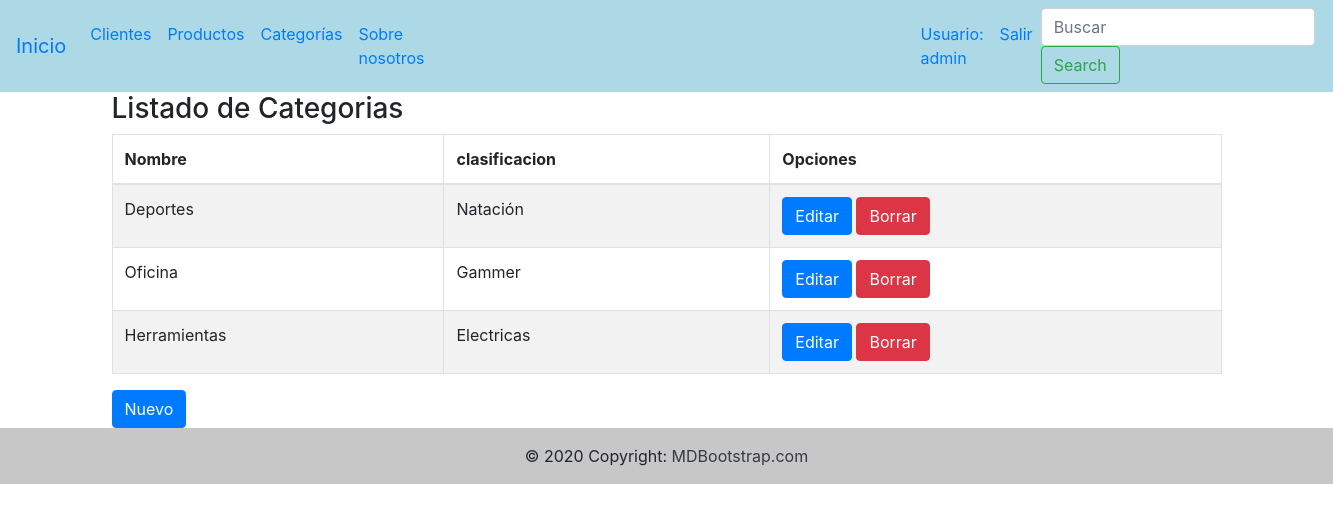
Screenshot of /categoria/categoria/ (signed in) with the database file from the repository.
### categorias/models.py (models this page shows, shortened)
class Categorias(models.Model):
     nombre=models.CharField(max_length=50)
     clasificacion=models.CharField(max_length=50)

### categorias/views.py (the view)
# urls.py: path('categoria/', views.lista_categorias, name="lista_categorias"),
def lista_categorias(request):
    categoria=Categorias.objects.all()
    return render(request, "categoria/categoria.html",{"categoria": categoria})

### templates/categoria/categoria.html (shortened to what this page needs)
{% extends 'base.html' %}
{% block contenido %}
<div class="container">
    <h3>Listado de Categorias</h3>
    <table id="example" class="table table-striped table-bordered" style="width:100%">
        <thead>
            <tr>
                <th>Nombre</th>
                <th>clasificacion</th>
                <th>Opciones</th>
            </tr>
        </thead>
        <tbody>
            {% for categoria in categoria %}
            <tr>
                <td>{{categoria.nombre}}</td>
                <td>{{categoria.clasificacion}}</td>
                <td><a href="/categoria/editar_categoria/{{categoria.id}}" class="btn btn-primary">Editar</a>
                    <a href="/categoria/borrar_categoria/{{categoria.id}}/" class="btn btn-danger">Borrar</a></td>
            </tr>
            {% endfor %}
        </tbody>
    </table>
</div>
<div class="container">
    <a href="/categoria/nueva_categoria/" class="btn btn-primary">Nuevo</a>
</div>
{% endblock %}

### templates/base.html (shortened to what this page needs)
<!DOCTYPE html>
<html lang="en">
<head>
    <link rel="stylesheet" href="https://cdn.jsdelivr.net/npm/bootstrap@4.6.1/dist/css/bootstrap.min.css"
>
</head>
<body>
    <nav class="navbar navbar-expand-lg navbar " style="background: lightblue;">
        <a class="navbar-brand" href="/">Inicio</a>
        <div class="collapse navbar-collapse" id="navbarSupportedContent">
            <ul class="navbar-nav mr-auto">
                <li class="nav-item active">
                    <a class="nav-link" href="/cliente/lista_clientes/">Clientes </a>
                </li>
                <li class="nav-item">
                    <a class="nav-link" href="/producto/lista_productos/">Productos</a>
                </li>
                <li class="nav-item">
                    <a class="nav-link" href="/categoria/categoria/">Categorías</a>
                </li>
                <li class="nav-item" style="margin-right: 30rem">
                    <a class="nav-link" href="/nosotros/">Sobre nosotros</a>
                </li>
                {% if request.user.is_authenticated %}
                <li class="nav-item">
                    <a class="nav-link" href="/usuario/perfil/">Usuario: {{user.username}}</a>
                </li>
                <li class="nav-item active">
                    <a class="nav-link" href="/usuario/salir/">Salir</a>
                </li>
                {% endif %}
            </ul>
            <form class="form-inline my-2 my-lg-0" action = "/cliente/buscar_cliente/" method = "GET">
                <input class="form-control mr-sm-2" type="text" placeholder="Buscar" aria-label="Search" name = 'buscar'>
                <button class="btn btn-outline-success my-2 my-sm-0" type="submit">Search</button>
            </form>
        </div>
    </nav>
    {% block contenido %}
    {% endblock %}
    <footer class="bg-light text-center text-lg-start">
        <div class="text-center p-3" style="background-color: rgba(0, 0, 0, 0.2);">
            © 2020 Copyright:
            <a class="text-dark" href="https://mdbootstrap.com/">MDBootstrap.com</a>
        </div>
    </footer>
</body>
</html>

### rows the page displays
Categorias: nombre "Deportes", clasificacion "Natación"
Categorias: nombre "Oficina", clasificacion "Gammer"
Categorias: nombre "Herramientas", clasificacion "Electricas"

### other values shown
{{ user.username }} "admin"
